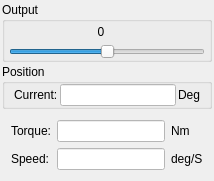
        <widget class="QWidget" name="pageVelocity">
         <layout class="QVBoxLayout" name="verticalLayout_14">
          <property name="spacing">
           <number>2</number>
          </property>
          <property name="leftMargin">
           <number>2</number>
          </property>
          <property name="topMargin">
           <number>2</number>
          </property>
          <property name="rightMargin">
           <number>2</number>
          </property>
          <property name="bottomMargin">
           <number>2</number>
          </property>
          <item>
           <widget class="QGroupBox" name="groupBox_15">
            <property name="title">
             <string>Output</string>
            </property>
            <layout class="QVBoxLayout" name="verticalLayout_20">
             <property name="spacing">
              <number>2</number>
             </property>
             <property name="leftMargin">
              <number>4</number>
             </property>
             <property name="topMargin">
              <number>0</number>
             </property>
             <property name="rightMargin">
              <number>4</number>
             </property>
             <property name="bottomMargin">
              <number>0</number>
             </property>
             <item>
              <widget class="QWidget" name="widget_14" native="true">
               <property name="minimumSize">
                <size>
                 <width>0</width>
                 <height>20</height>
                </size>
               </property>
               <property name="maximumSize">
                <size>
                 <width>16777215</width>
                 <height>20</height>
                </size>
               </property>
               <widget class="QLabel" name="labelVelocityVelocity">
                <property name="geometry">
                 <rect>
                  <x>77</x>
                  <y>0</y>
                  <width>30</width>
                  <height>20</height>
                 </rect>
                </property>
                <property name="text">
                 <string>0</string>
                </property>
                <property name="alignment">
                 <set>Qt::AlignCenter</set>
                </property>
               </widget>
              </widget>
             </item>
             <item>
              <widget class="QSlider" name="sliderVelocityVelocity">
               <property name="mouseTracking">
                <bool>false</bool>
               </property>
               <property name="styleSheet">
                <string notr="true"/>
               </property>
               <property name="minimum">
                <number>-30</number>
               </property>
               <property name="maximum">
                <number>30</number>
               </property>
               <property name="singleStep">
                <number>1</number>
               </property>
               <property name="orientation">
                <enum>Qt::Horizontal</enum>
               </property>
              </widget>
             </item>
            </layout>
           </widget>
          </item>
          <item>
           <widget class="QGroupBox" name="groupBox_14">
            <property name="title">
             <string>Position</string>
            </property>
            <layout class="QVBoxLayout" name="verticalLayout_17">
             <property name="topMargin">
              <number>0</number>
             </property>
             <property name="bottomMargin">
              <number>0</number>
             </property>
             <item>
              <widget class="QWidget" name="widget_15" native="true">
               <layout class="QHBoxLayout" name="horizontalLayout_14">
                <property name="spacing">
                 <number>2</number>
                </property>
                <property name="leftMargin">
                 <number>0</number>
                </property>
                <property name="topMargin">
                 <number>0</number>
                </property>
                <property name="rightMargin">
                 <number>0</number>
                </property>
                <property name="bottomMargin">
                 <number>0</number>
                </property>
                <item>
                 <widget class="QLabel" name="label_27">
                  <property name="text">
                   <string>Current:</string>
                  </property>
                 </widget>
                </item>
                <item>
                 <widget class="QLineEdit" name="editVelocityCurrentPos">
                  <property name="styleSheet">
                   <string notr="true">background-color: rgb(255, 255, 255);</string>
                  </property>
                  <property name="readOnly">
                   <bool>true</bool>
                  </property>
                 </widget>
                </item>
                <item>
                 <widget class="QLabel" name="label_28">
                  <property name="text">
                   <string>Deg</string>
                  </property>
                 </widget>
                </item>
               </layout>
              </widget>
             </item>
            </layout>
           </widget>
          </item>
          <item>
           <widget class="QWidget" name="widget_16" native="true">
            <layout class="QGridLayout" name="gridLayout_7">
             <item row="0" column="0">
              <widget class="QLabel" name="label_31">
               <property name="text">
                <string>Torque:</string>
               </property>
              </widget>
             </item>
             <item row="0" column="1">
              <widget class="QLineEdit" name="editVelocityTorque">
               <property name="maximumSize">
                <size>
                 <width>16777215</width>
                 <height>16777215</height>
                </size>
               </property>
               <property name="styleSheet">
                <string notr="true">background-color: rgb(255, 255, 255);</string>
               </property>
               <property name="readOnly">
                <bool>true</bool>
               </property>
              </widget>
             </item>
             <item row="0" column="2">
              <widget class="QLabel" name="label_32">
               <property name="text">
                <string>Nm</string>
               </property>
              </widget>
             </item>
             <item row="1" column="0">
              <widget class="QLabel" name="labelSpeed10_2">
               <property name="text">
                <string>Speed:</string>
               </property>
              </widget>
             </item>
             <item row="1" column="1">
              <widget class="QLineEdit" name="editVelocitySpeed">
               <property name="maximumSize">
                <size>
                 <width>16777215</width>
                 <height>16777215</height>
                </size>
               </property>
               <property name="styleSheet">
                <string notr="true">background-color: rgb(255, 255, 255);</string>
               </property>
               <property name="readOnly">
                <bool>true</bool>
               </property>
              </widget>
             </item>
             <item row="1" column="2">
              <widget class="QLabel" name="labelSpeed11_2">
               <property name="text">
                <string>deg/S</string>
               </property>
              </widget>
             </item>
            </layout>
           </widget>
          </item>
         </layout>
        </widget>
